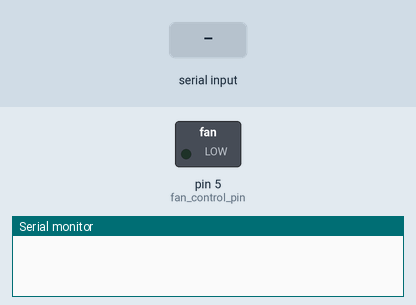
Recording of a sketch running on a simulated Arduino Uno, built with avr-gcc and run on an emulated ATmega328P. Shown: switched loads named in the sketch (green lamp = pin HIGH), the last lines printed to the serial monitor. Inputs (shaded band) come from the test bench.

Above: at 1.2 s.
1.3 s: "90,45\n" received over Serial
At 2.5 s:
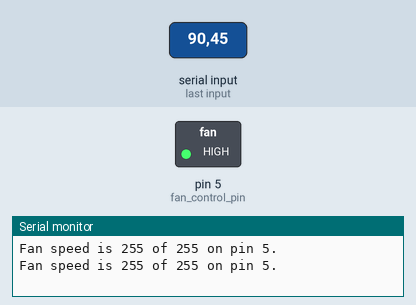
2.8 s: "30,150\n" received over Serial
At 3.8 s:
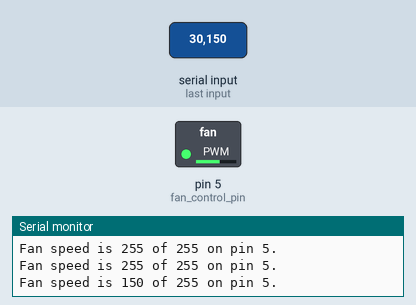
Timing chart, 0 to 5.8 s (numbered marks = the images above; inputs shaded):
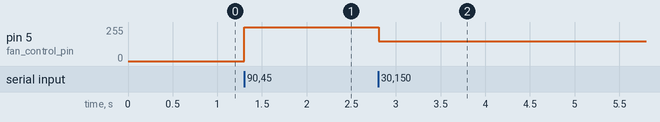

Measured:
- after the input at 1.3 s, pin 5 (fan_control_pin): 0/255 → 255/255 at once
- after the input at 2.8 s, pin 5 (fan_control_pin): 255/255 → 150/255 at once

The sketch:

Testing_SSR_control.ino
```cpp
const int fan_control_pin = 5;
int incomingByte;      // a variable to read incoming serial data into
int fan_speed;      // a variable to read incoming serial data into
const int max_fan_speed = 255;
char buf[100];


void setup() {
/*  PWM frequency tuning Instructions: http://www.arduino.cc/playground/Main/TimerPWMCheatsheet  */
// Can hear Fan noise at 30 Hz (0x07), 122 Hz (0x06), 244 Hz (0x05), 488 Hz (default setting 0x04), 977 Hz (0x03), 3907 Hz (0x02), 7812 Hz (pins 5/6 0x02),
// Fan works well without noise at 31250 Hz (0x01 on most pins) and 62500 Hz (0x01 on pins 5 & 6)

  // Speed up the PWM frequency for pins 5 and 6 from 976.6 Hz to 62500 Hz
  TCCR0B = TCCR0B & 0b11111000 | 0x01;
  // Speed up the PWM frequency for pins 9 and 10 from 488.3 Hz to 30.52 Hz
  TCCR1B = TCCR1B & 0b11111000 | 0x01;
  // Speed up the PWM frequency for pins 11 and 3 from 488.3 Hz to 31250 Hz
  TCCR2B = TCCR2B & 0b11111000 | 0x01;

  // initialize the I/O pins
  pinMode(fan_control_pin, OUTPUT);
  digitalWrite(fan_control_pin, LOW);
  // initialize serial communication:
  Serial.begin(9600);
}

void loop() {
  // see if there's incoming serial data:
  if (Serial.available() >= 3) {

    /* 3-digit read  */
    fan_speed = 0;
    incomingByte = Serial.read();
    fan_speed = fan_speed + 100 * (incomingByte - '0');
    incomingByte = Serial.read();
    fan_speed = fan_speed + 10 * (incomingByte - '0');
    incomingByte = Serial.read();
    fan_speed = fan_speed + 1 * (incomingByte - '0');

    if( fan_speed > max_fan_speed ) {
        fan_speed = max_fan_speed;
    }
    if( fan_speed < 0 ) {
        fan_speed = 0;
    }


    /* Analog controlled PWM with frequency defined in setup(). */
    analogWrite(fan_control_pin, fan_speed);

    /* Binary input of fan

    // if it's a '1', turn on the relay:
    incomingByte = Serial.read();
    if (incomingByte == '1') {
      digitalWrite(fan_control_pin, HIGH);
      fan_speed=1;
    }
    // if it's a '0', turn off the relay:
    if (incomingByte == '0') {
      digitalWrite(fan_control_pin, LOW);
      fan_speed=0;
    }
*/
    sprintf(buf, "Fan speed is %d of %d on pin %d.\n", fan_speed, max_fan_speed, fan_control_pin);

    // Report status
    Serial.print(buf);
  }

/* Software controlled PWM with periods of max_fan_speed ms. With max_fan_speed of 30 ms or 100 ms, the PWM frequency is 33.3 Hz or 10 Hz.
  digitalWrite(fan_control_pin, HIGH);
  delay(fan_speed);
  digitalWrite(fan_control_pin, LOW);
  delay(max_fan_speed - fan_speed);
*/

}
```
